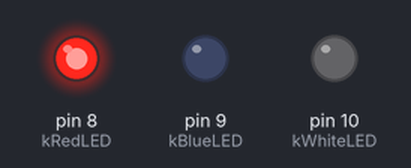
A sketch run on a simulated Arduino Uno, built with avr-gcc and run on an emulated ATmega328P. Parts: output pins drawn as LEDs (lit = HIGH).

Above: at 0.2 s.
At 1.2 s:
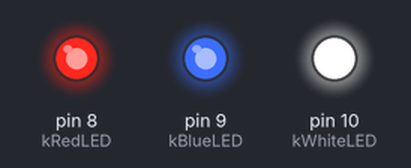
At 2.9 s:
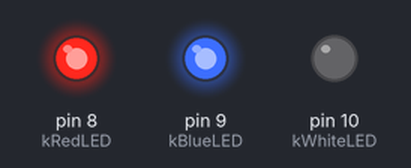
At 4.0 s:
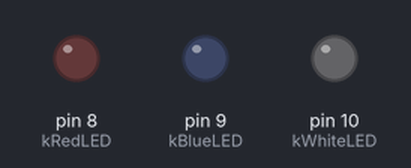
Timing chart, 0 to 5.1 s (numbered marks = the images above):
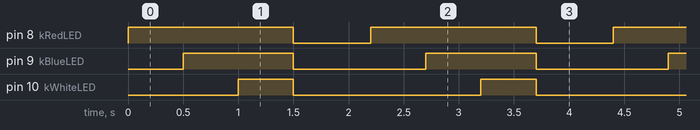

Measured:
- by itself, pin 8 (kRedLED): alternates HIGH for 1.5 s and LOW for 0.70 s
- by itself, pin 9 (kBlueLED): alternates HIGH for 1.0 s and LOW for 1.2 s
- by itself, pin 10 (kWhiteLED): alternates HIGH for 0.50 s and LOW for 1.7 s

The sketch:

sequence1.ino
```cpp
const int kRedLED = 8;
const int kBlueLED = 9;
const int kWhiteLED = 10;

void setup()
{
  pinMode(kRedLED, OUTPUT);
  pinMode(kBlueLED, OUTPUT);
  pinMode(kWhiteLED, OUTPUT);
}


void loop()
{
  digitalWrite(kRedLED, HIGH);
  delay(500);
  digitalWrite(kBlueLED, HIGH);
  delay(500);
  digitalWrite(kWhiteLED, HIGH);
  delay(500);
  digitalWrite(kRedLED, LOW);
  digitalWrite(kBlueLED, LOW);
  digitalWrite(kWhiteLED, LOW);
  delay(700);
}
```
